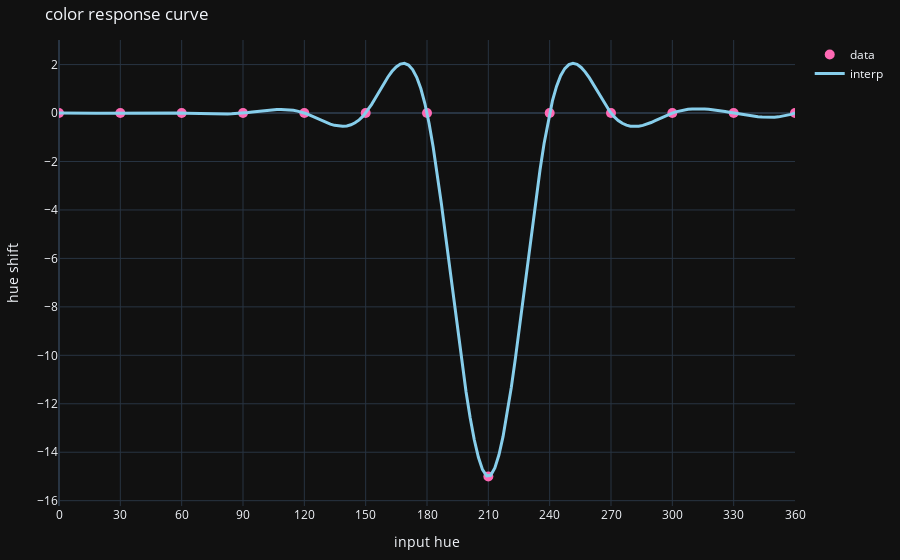

Here is the notebook cell this chart was saved with:
### Markdown cell above
Cool. Goal #1 is accomplished and it wasn't too hard. But now we're going to have to apply curves by separate HLS channels.

Let's create a new curve and call it a *color response* curve. We'll give it 13 datapoints, the first twelve are for every 30 deg of hue, and the last datapoint is to capture the last 30 deg between 330 and 360 on the hue circle before it repeats itself.

![color wheel](color_wheel.png)

In the first case, we'll be shifting hue with respect to hue:

$$ H' = H + \mathrm{color\_response}(H)$$

Let's shift the azure sky about halfway toward cyan, which is a characteristic sometimes seen in film.

### Code cell
img_hls = rgb_to_hls(img_rgb1) # convert our rgb image to hls

# 12 colors for splitting the color wheel by 30 deg slices. The last element circles back to the first!
# we'll set azure to -15 degrees, putting it halfway to cyan.
color_response_data_y = [0.0, 0.0, 0.0, 0.0, 0.0, 0.0, 0.0, -15.0, 0.0, 0.0, 0.0, 0.0, 0.0] # shift azure -15.0 degrees
color_response_data_x = np.linspace(0.0, 360, num=13) # [0.0, 30.0, 60.0, ...]
f_color_response_curve = interp1d(color_response_data_x, color_response_data_y, kind='cubic')

# we operate on all the pixels of the image but only on the 0th channel, hue.
img_hls[:, :, 0] = img_hls[:, :, 0] + f_color_response_curve(img_hls[:, :, 0])
img_out = hls_to_rgb(img_hls)

# visualize our output
plot_color_response_curve(color_response_data_y, f_color_response_curve, 'hue')
show_img_left_right(img_rgb1, img_out)

### Figure 1 — Plotly figure (JSON) as saved in the notebook; plotly's stock layout.template omitted (floating-point values rounded to 4 significant figures; data arrays with more than 128 entries replaced by an {"elided": "..."} marker saying what was removed)
{"data": [{"marker": {"color": "hotpink", "size": 10}, "mode": "markers", "name": "data", "type": "scatter", "x": [0, 30, 60, 90, 120, 150, 180, 210, 240, 270, 300, 330, 360], "y": [0, 0, 0, 0, 0, 0, 0, -15, 0, 0, 0, 0, 0]}, {"line": {"color": "skyblue", "width": 3}, "name": "interp", "type": "scatter", "x": {"elided": "180 float values"}, "y": {"elided": "180 float values"}}], "layout": {"margin": {"b": 20, "l": 20, "r": 20, "t": 40}, "title": {"text": "color response curve"}, "xaxis": {"dtick": 30, "range": [0, 360], "title": {"text": "input hue"}}, "yaxis": {"title": {"text": "hue shift"}}}}
